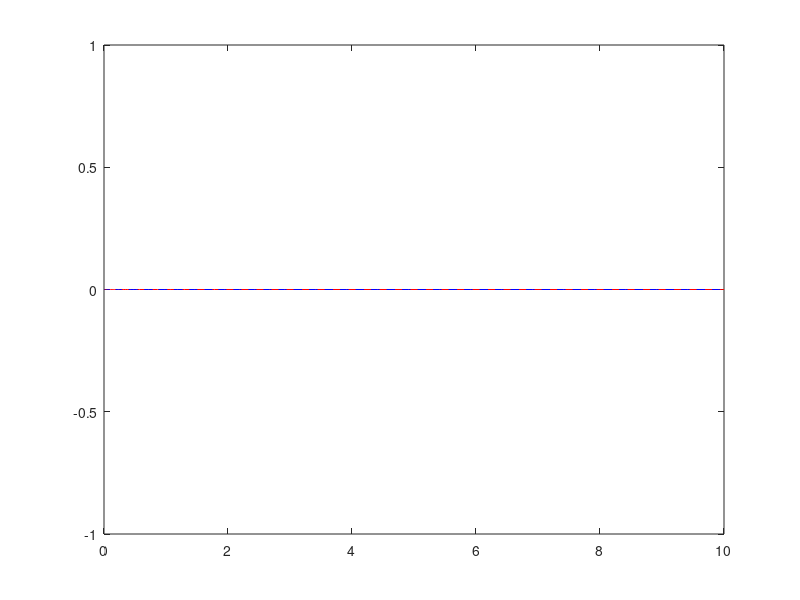

The MATLAB script that drew this image:
function []= question1()
clc
clear all;
close all;

I1=.1213;  I2 = .0116; m1=6.5225; r1=0.0983; m2=2.0458; r2=.0229; l1=.26; l2=.26;

a = I1+I2+m1*r1^2+ m2*(l1^2+ r2^2);
b = m2*l1*r2;
d = I2+ m2*r2^2;






x0= [0,0,0.0,0.0]; % Initial Condition - Format:[theta1,theta2,dtheta1,dtheta2]

tf=10;

%% Solve the closed-loop system nonlinear differential equation (PlanarArmODE) via ode45
%%ode45 solves the differential equation and returns X with respect to T.
global torque
torque=[];
global sum;
global last_t;
global last_error;


sum = [0;0];
last_t = 0;


[T,X] = ode45(@(t,x)planarArmODE(t,x),[0 tf],x0);

%% Plot Data
figure('Name','Positions ')
plot(T, X(:,1),'r-');
hold on
plot(T, X(:,2),'b--');
hold on


%% Definging Functions

    function dx = planarArmODE(t,x)
        theta_d=[0;0]; % Desired Set-Point Position
        dtheta_d=[0;0]; % Desired velocity (Derivative of theta_d)
        ddtheta_d=[0;0]; %Desired 
        theta= x(1:2,1);
        dtheta= x(3:4,1); 
        
        global Mmat Cmat 
        
        Mmat = [a+2*b*cos(x(2)), d+b*cos(x(2));  d+b*cos(x(2)), d];
        Cmat = [-b*sin(x(2))*x(4), -b*sin(x(2))*(x(3)+x(4)); b*sin(x(2))*x(3),0];
        invMC = Mmat\Cmat;
                
        tau = Computed_Torque(theta_d,dtheta_d,theta,dtheta,t);
        g = 9.81;
        G_matrix = [(m1*r1 + m2*l1)*g * sin(x(1)) + m2 * r2 * g * sin(x(1) + x(2));...
            m2 * r2 * g * sin(x(1) + x(2))];
        %G_matrix = [0;0]; %for when you might as well remove G
        torque =[torque, tau];
        dx=zeros(4,1);
        dx(1) = x(3); %dtheta1
        dx(2) = x(4); %dtheta2
        dx(3:4) = tau; % because ddot theta = -M^{-1}(C \dot Theta) + M^{-1} tau
    end

function tau = Computed_Torque(theta_d,dtheta_d,theta,dtheta,t)
    Kp=[1500,0;...
        0,14000];
    Kv=[77.46,0;...
        0,236.64];

    t
    e=theta_d-theta; % position error
    dt = (t - last_t)

    de = dtheta_d - dtheta; % velocity error
    
    tau = Kp*e + Kv*de;

 end


 function tau = PIDControl(theta_d,dtheta_d,theta,dtheta,t)
        Kp=[30,0;...
           0,30];
        Kv=[7,0;...
          0,3];
        Ki=[70,0;...
            0,100];
        t
        e=theta_d-theta; % position error
        dt = (t - last_t)

        de = dtheta_d - dtheta; % velocity error
        sum = sum + e*dt;

        last_t = t;
        tau = Kp*e + Kv*de + Ki*sum;
    end
    
disp('Finish.');

end
